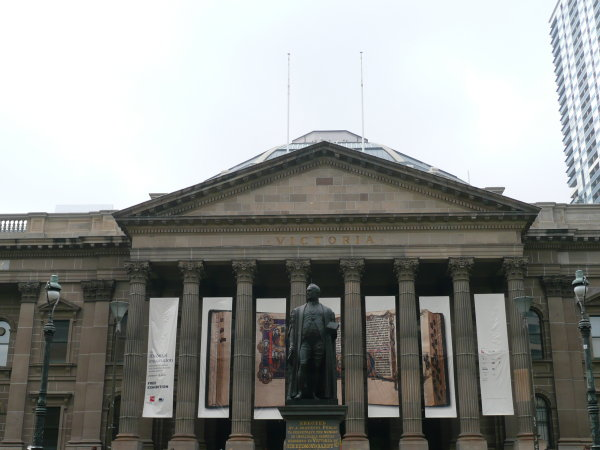
#> input picture RBE549-NithinSanket/P1-Panorama/Phase1/Data/Train/Set1/1.jpg, 600 x 450 px; its folder holds 3 pictures in this run
$ python panorama.py
#> lines starting #> are read from the running program, lines starting #| are printed output that depends on the picture
import cv2
import numpy as np
import os
import matplotlib.pyplot as plt

def sift_feature_matching(img1, img2):
    # Create SIFT feature detector
    sift = cv2.SIFT_create()

    # Create FLANN matcher
    FLANN_INDEX_KDTREE = 1
    index_params = dict(algorithm=FLANN_INDEX_KDTREE, trees=5)
    search_params = dict(checks=50)
    flann = cv2.FlannBasedMatcher(index_params, search_params)


    # Detect keypoints and compute descriptors using SIFT
    keypoints1, descriptors1 = sift.detectAndCompute(img1, None)
    keypoints2, descriptors2 = sift.detectAndCompute(img2, None)

    # Match descriptors using FLANN
    matches = flann.knnMatch(descriptors1, descriptors2, k=2)

    # Apply ratio test to filter good matches
    good_matches = []
    for m, n in matches:
        if m.distance < 0.7 * n.distance:
            good_matches.append(m)

    new_matches, M = filter_matches_with_ransac(keypoints1, keypoints2, good_matches)

    result_img = custom_draw_matches(img1, keypoints1, img2, keypoints2, good_matches)

    return result_img, new_matches, M

def custom_draw_matches(img1, kp1, img2, kp2, matches):
    result_img = cv2.drawMatches(img1, kp1, img2, kp2, matches, None, flags=cv2.DrawMatchesFlags_NOT_DRAW_SINGLE_POINTS)
    return result_img

# Apply RANSAC for outlier rejection
def filter_matches_with_ransac(kp1, kp2, matches):
    if len(matches) < 4:
        return matches
    src_pts = np.float32([kp1[m.queryIdx].pt for m in matches]).reshape(-1, 1, 2)
    dst_pts = np.float32([kp2[m.trainIdx].pt for m in matches]).reshape(-1, 1, 2)
    M, mask = cv2.findHomography(src_pts, dst_pts, cv2.RANSAC, 5)
    filtered_matches = []
    for i, m in enumerate(matches):
        if mask[i]:
            filtered_matches.append(m)

    return filtered_matches, M

folder_path = '../Data/Train/Set1/'
image_files = os.listdir(folder_path)
images = []

# Load each image and append it to the list
for file_name in image_files:
    image_path = os.path.join(folder_path, file_name)
    image = cv2.imread(image_path)
#> image is the input picture: shape (450, 600, 3); mean B, G, R 144.3, 147.2, 145.6

    images.append(image)

# Initialize the panorama with the first image
panorama = images[0]
for i in range(1, len(images)):
    img1 = images[i]
    img2 = panorama

    res_img, _,M = sift_feature_matching(img2, img1)

    h1,w1 = img1.shape[:2]
    h2,w2 = img2.shape[:2]

    corner_pts1 = np.float32([[0,0],[0,h1],[w1,h1],[w1,0]]).reshape(-1,1,2)
    corner_pts2 = np.float32([[0,0],[0,h2],[w2,h2],[w2,0]]).reshape(-1,1,2)
    corner_pts2_warped = cv2.perspectiveTransform(corner_pts2, M)

    corners = np.concatenate((corner_pts1, corner_pts2_warped), axis=0)

    [xmin, ymin] = np.int32(corners.min(axis=0).ravel())
    [xmax, ymax] = np.int32(corners.max(axis=0).ravel())

    M_shift = np.array([[1,0,-xmin],[0,1,-ymin],[0,0,1]], dtype=np.float32)
    canvas_size = (xmax-xmin, ymax-ymin)

    img1_warped = cv2.warpPerspective(img1, M_shift, canvas_size)
    img2_warped = cv2.warpPerspective(img2, M_shift.dot(M), canvas_size)

    # panorama = cv2.warpPerspective(img2, M_shift.dot(M), canvas_size, flags = cv2.INTER_LINEAR)

    # panorama[(-ymin):h1+(-ymin),(-xmin):w1+(-xmin)] = img1

    panorama = cv2.addWeighted(img1_warped, 0.5, img2_warped, 0.5, 0)
#> this loop made 2 passes
#> (FLANN_INDEX_KDTREE in sift_feature_matching, index_params in sift_feature_matching, search_params in sift_feature_matching, matches in sift_feature_matching, new_matches in sift_feature_matching, h1, w1, h2) on pass 1: (1, {'algorithm': 1, 'trees': 5}, {'checks': 50}, 1105 matches, 292 matches, 450, 600, 450)
#> (FLANN_INDEX_KDTREE in sift_feature_matching, index_params in sift_feature_matching, search_params in sift_feature_matching, matches in sift_feature_matching, new_matches in sift_feature_matching, h1, w1, h2) on pass 2: (1, {'algorithm': 1, 'trees': 5}, {'checks': 50}, 1587 matches, 249 matches, 450, 600, 717)
#> pass 1, in custom_draw_matches, `result_img = cv2.drawMatches(img1, kp1, img2, kp2, matches, None, flag..`:
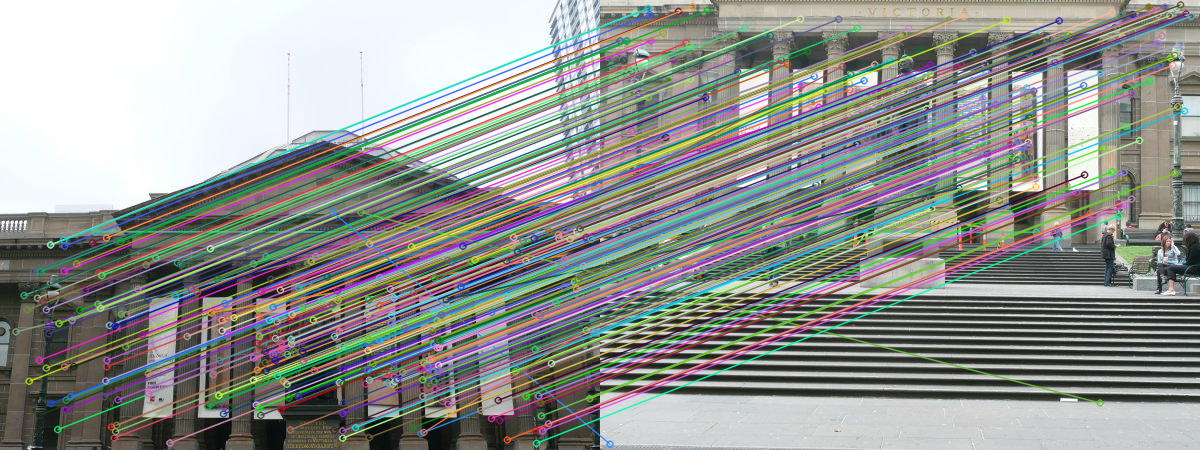
#> result_img: shape (450, 1200, 3); mean B, G, R 144.9, 149, 145.8
#> pass 1, `img1_warped = cv2.warpPerspective(img1, M_shift, canvas_size)`:
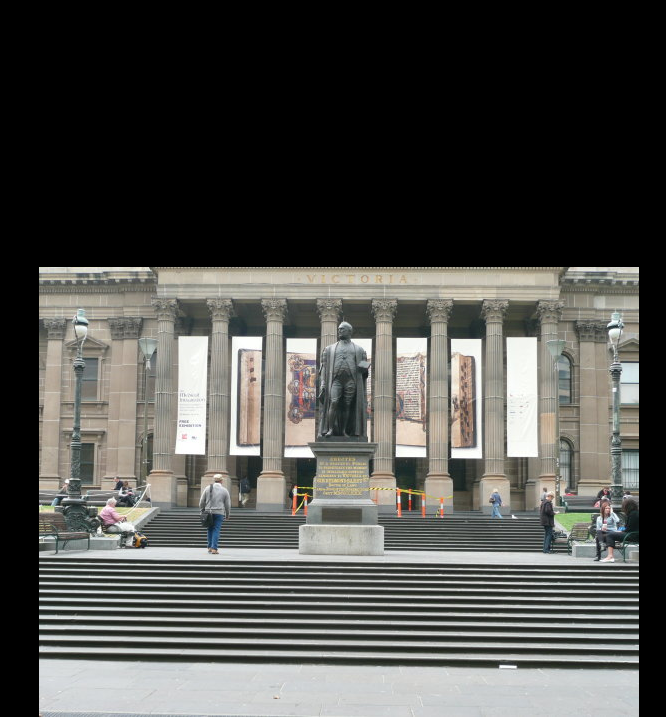
#> img1_warped: shape (717, 666, 3); mean B, G, R 76.4, 79.9, 79.8
#> pass 1, `img2_warped = cv2.warpPerspective(img2, M_shift.dot(M), canvas_size)`:
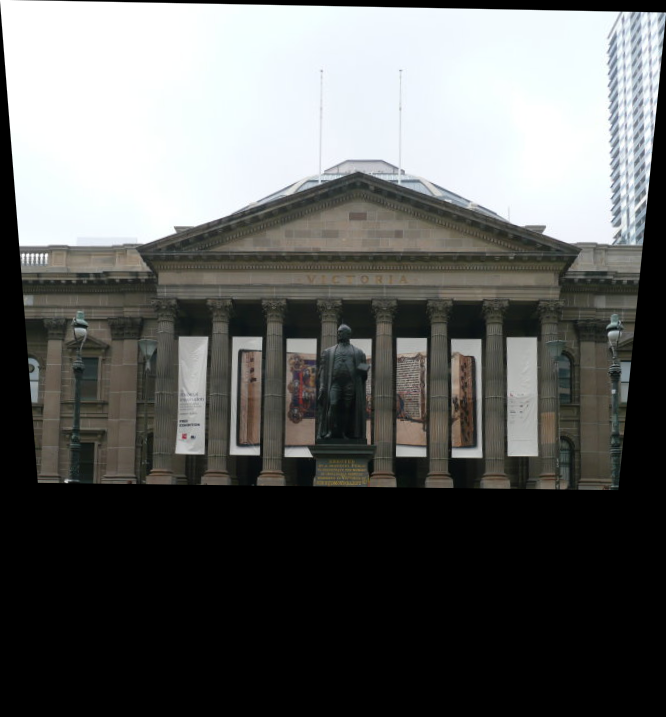
#> img2_warped: shape (717, 666, 3); mean B, G, R 96.3, 97.8, 96.6
#> pass 1, `panorama = cv2.addWeighted(img1_warped, 0.5, img2_warped, 0.5, 0)`:
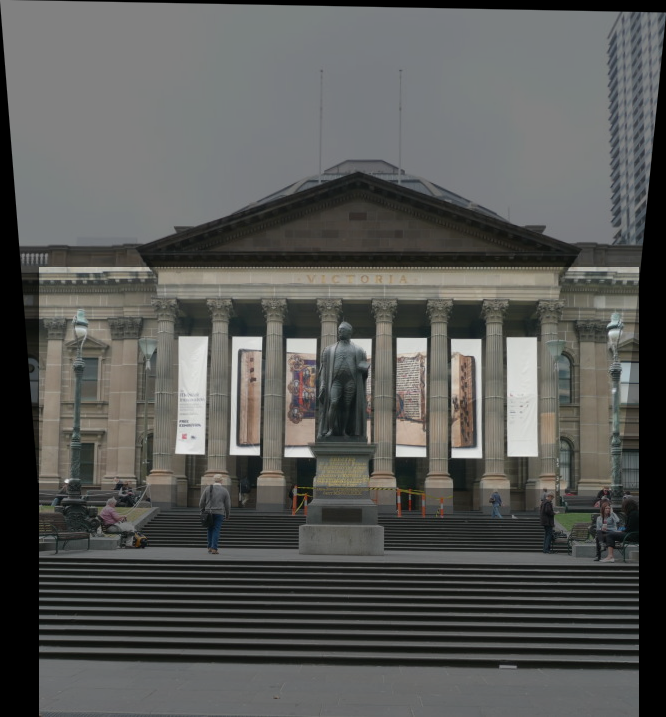
#> panorama: shape (717, 666, 3); mean B, G, R 86.4, 88.9, 88.2
#> after the loop:
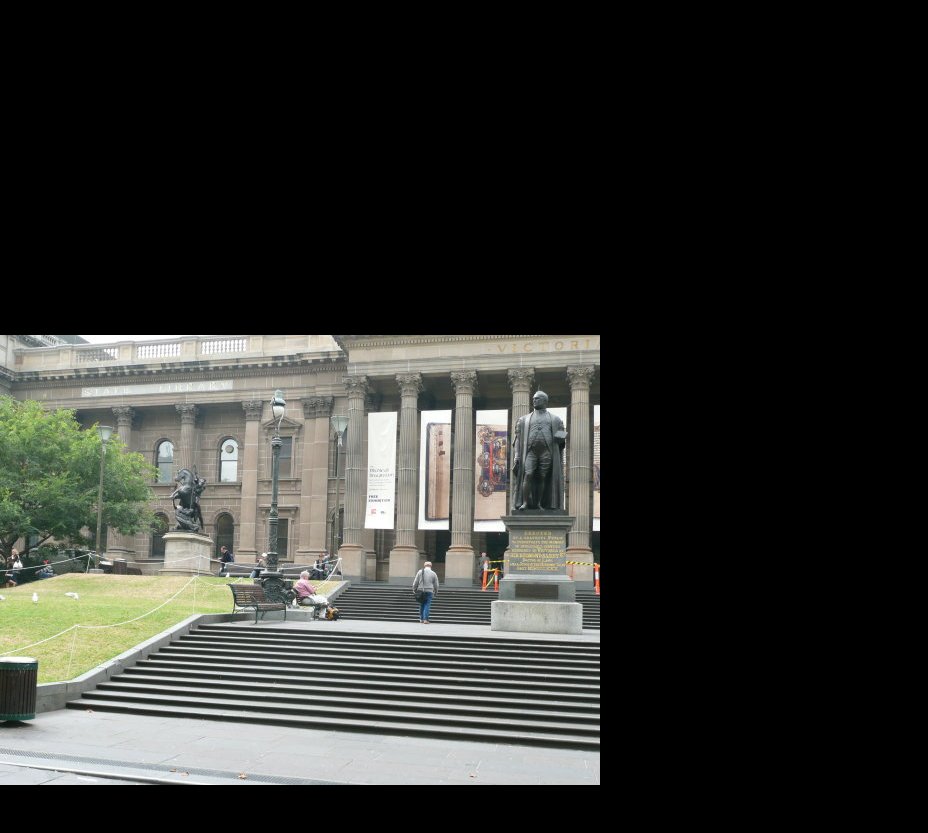
#> img1_warped: shape (833, 928, 3); mean B, G, R 47, 50.7, 49.7

# Display the final panorama
plt.figure(figsize=(20, 10))
plt.imshow(cv2.cvtColor(panorama, cv2.COLOR_BGR2RGB))
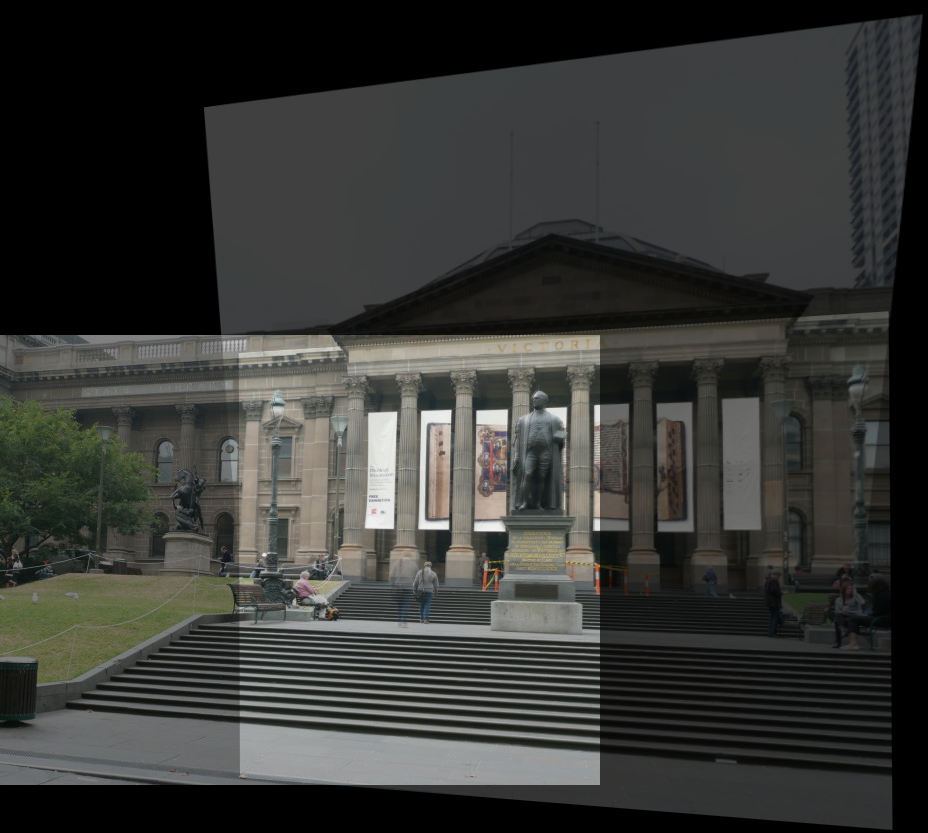
#> panorama: shape (833, 928, 3); mean B, G, R 53.5, 56.3, 55.5
plt.axis('off')
plt.title('Panorama')
plt.show()

plt.figure(figsize=(20, 10))
plt.imshow(res_img)
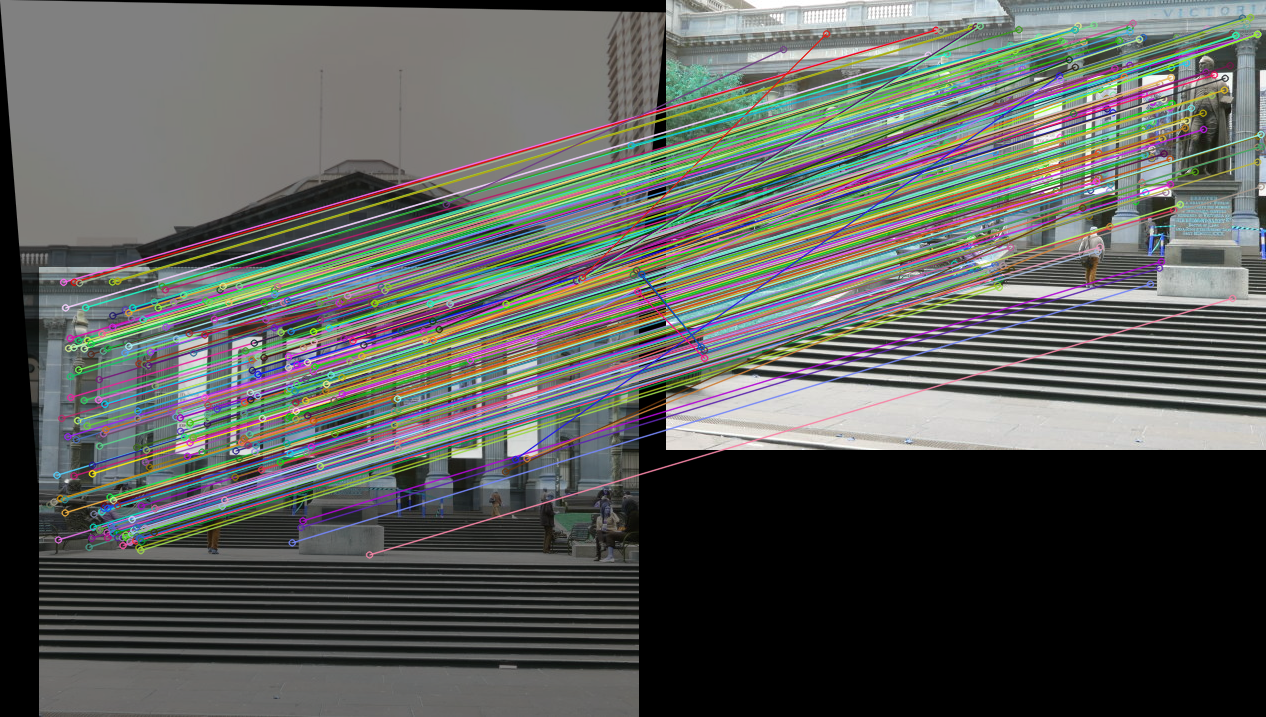
#> shown: shape (717, 1266, 3); mean R, G, B 91.5, 94.1, 90.6
